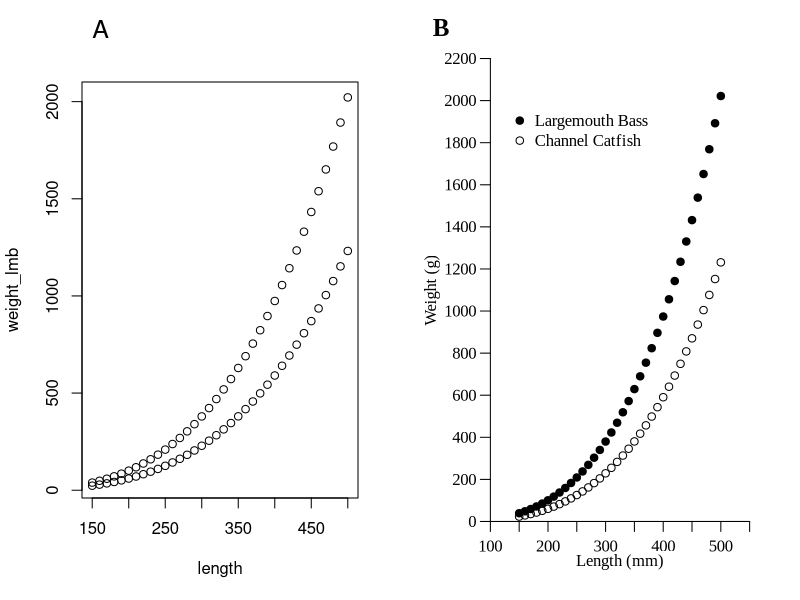

Source code (R):
setwd("~/Documents/Active My Files/Students/Hayley Glassic/Graphing manuscript")
#set your working directory
#generate length and weight data for Channel Catfish and Largemouth Bass
#fish lengths
length<-seq(from = 150, to = 500, by = 10) 
#a and b values from Fisheries Techniques Ws equations
a_lmb <- (-5.528) 
b_lmb <- 3.273
a_cat <- (-5.800)
b_cat <- (3.294)
weight_lmb <- 10^(a_lmb+b_lmb*log10(length))
weight_cat <- 10^(a_cat+b_cat*log10(length))

#output a .tiff fill of the following plot
tiff("baseR_figure.jpeg", width = 30.48,
     height = 22.86, units = "cm", res = 200)
#one row, two panels
par(mfrow=c(1,2))
#default plot
plot(length, weight_lmb)
#add points to default plot
points(length,weight_cat)
#add text
mtext("A", 
      at = min(length), adj = 0, line = 2,
      cex = 1.5)
#set plotting parameters for plot to meet AFS style guide
par(family = "Times New Roman", 
    mar = c(3,4,2,2),
    mgp = c(3,.7,0))
plot(length, weight_lmb, 
     # suppress axis
     axes = FALSE,
     #label x
     xlab = NA, 
     #label y 
     ylab = NA, 
     #set y-limit
     ylim=c(0,2200), 
     #set x-limit for plot region
     xlim=c(100,550),
     #closed plotting symbol 
     pch=19)
#add points
points(length, weight_cat)
#build x-axis
axis(1, pos = 0, at = seq(100,550, by = 50))
#build y-axis
axis(2, pos = 100, at = seq(0, 2200, by = 200), las = 1)
#add x-axis label
mtext("Length (mm)", side = 1, line = 0.5)
#add y-axis label
mtext("Weight (g)", side = 2, line = 2)
#add a text to figure
mtext(expression(bold("B")), 
      at = 0, adj = 0, line = 0,
      cex = 1.5, family = "Times New Roman")
#add legend
legend(125,2000,c("Largemouth Bass", "Channel Catfish"),
       pch = c(19,1), bty = "n")
#finish plot and save to disk
dev.off()

